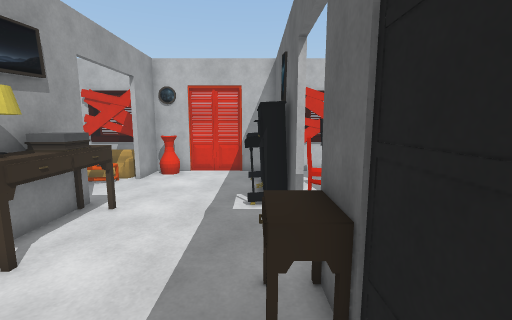
view 1 (above)

15 first-person views from a walk through a Unity game level. The camera is 1.5 m above the floor, tilts 8° down and sees 90° across. The floor is counted in squares, 0.54 m on a side. Each view is taken from the middle of a square. On the plan, view 1 faces up. The plan holds only what a view shows up to about 19 squares ahead; the rest is blank. The place goes on beyond the plan. The player is left out. Some surface patterns are stand-ins.

view 2
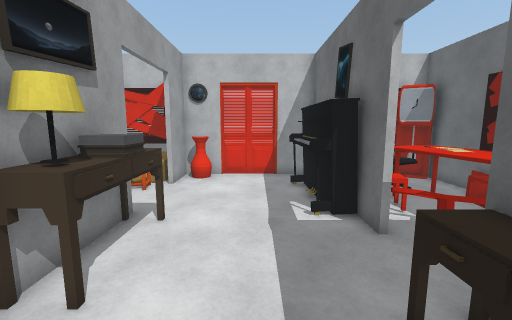

view 3
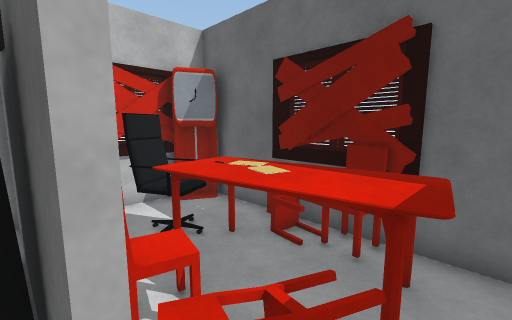

view 4
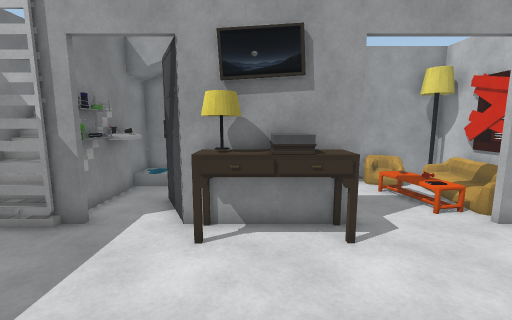

view 5
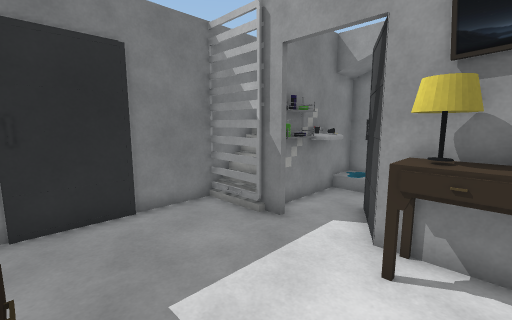

view 6
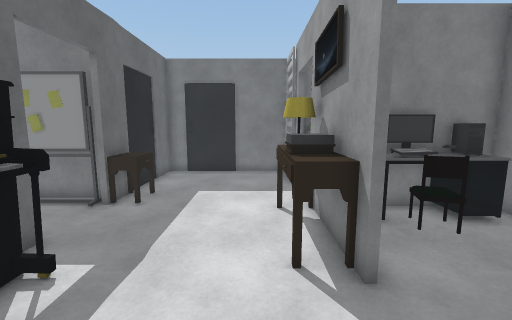

view 7
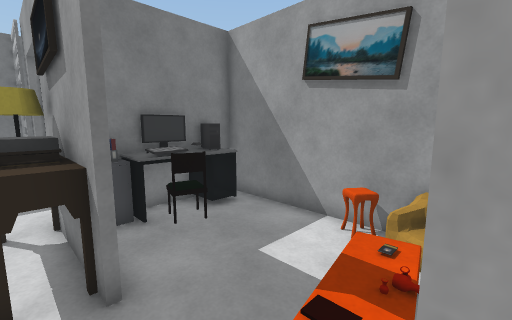

view 8
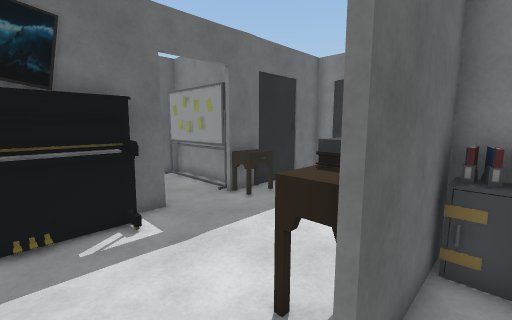

view 9
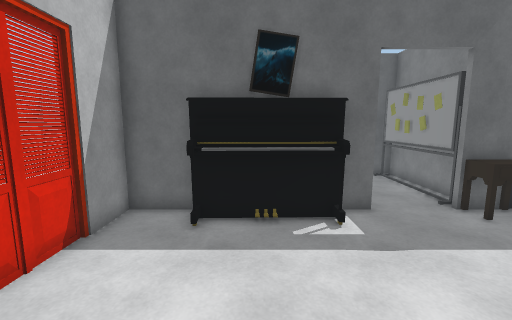

view 10
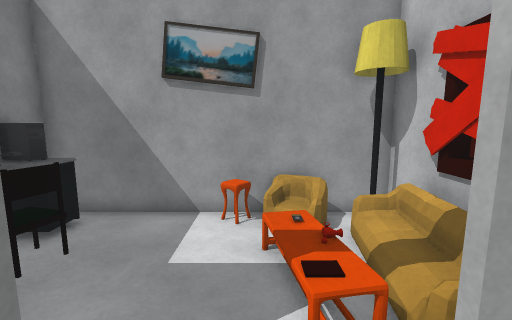

view 11
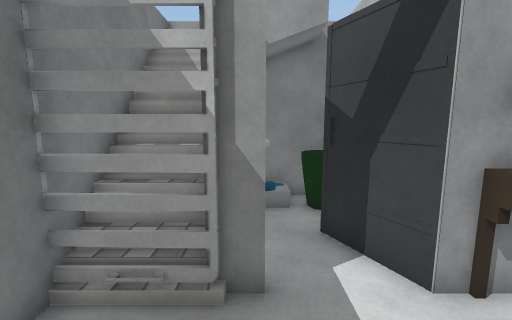

view 12
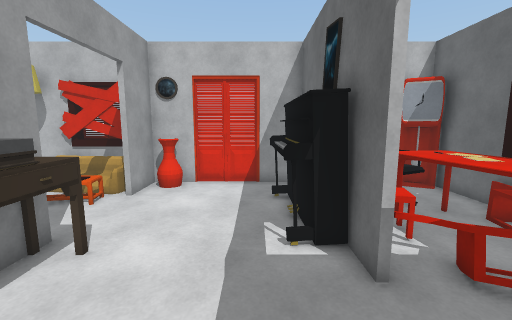

view 13
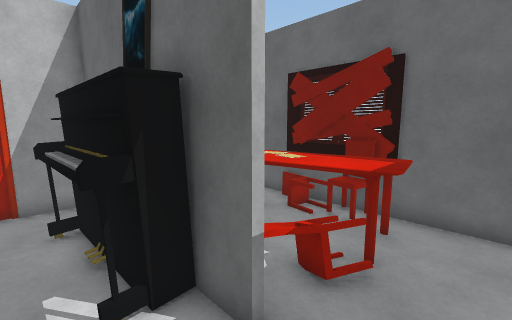

view 14
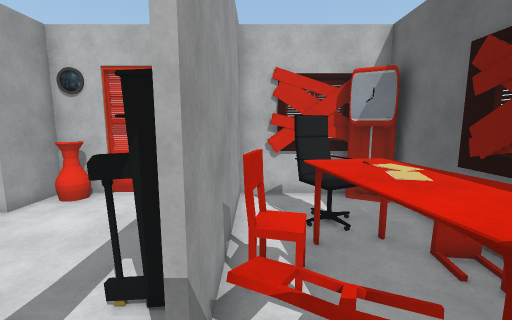

view 15
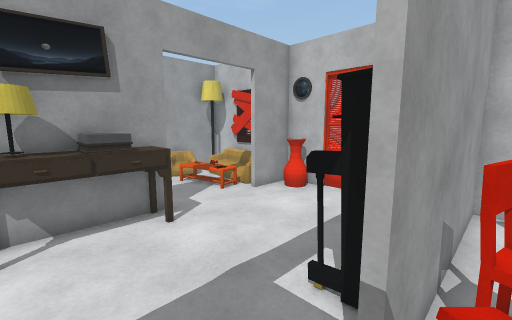

### Floor plan
Points are (right, up) in squares from view 1. A wall is a line through its corners. A room is listed if a view was taken in it or the views show most of it. See-through windows are left out.
Room 1 (views 1, 2, 3, 4, 5, 6, 7, 8, 9, 10, 11, 12, 13, 14, 15)
walls: (1.2, 7.1) (1.2, 8.5); (1.4, 8.5) (1.4, 7.1); (-5.9, 8.9) (-5.9, 3.9); (1.2, 12.4) (1.2, 15.2); (1.9, 3.5) (7.1, 3.5) (7.1, 14.5); (-0.9, 15.4) (-3.9, 15.4); (-5.9, 1.2) (-5.9, 0.1); (1.4, 15.2) (1.4, 12.4); (-5.9, 15.2) (-5.9, 12.8); (-5.7, 0.5) (-5.7, -2.2); (-7.1, 15.5) (-9.4, 15.5) (-9.4, 15); (7.4, 7.7) (7.4, 9.5); (-8.4, 15.2) (-11.9, 15.2) (-11.9, 4.5) (-6.1, 4.5) (-6.1, 8.9); (4.1, 15.5) (3.1, 15.5); (7.4, 10.4) (7.4, 10.9) (7, 10.9); (-8.8, 15.4) (-9.5, 15.4); (5.7, 15.2) (-1, 15.2); (5.6, 15.5) (5, 15.5); (-6.5, -2.2) (1.2, -2.2) (1.2, 3.6)
low walls: (-1.3, 15.2) (-2.1, 15.2); (-2.8, 15.2) (-3.6, 15.2)
ways out: opening at (-6, 2.5) to room 2
objects: sofa (-12, 12) to (-11, 13); other object (-11, 5); other object (-11, 6); other object (-11, 10) to (-11, 11); other object (-11, 14); monitor (-10, 5) to (-8, 5); other object (-10, 6); sofa (-10, 14); keyboard (-9, 6) to (-8, 6); other object (-9, 7) to (-8, 7); other object (-9, 12); sofa (-8, 14) to (-7, 14); other object (-7, 5); other object (-7, 6); other object (-5, 5) to (-5, 6); other object (-5, 7); other object (-5, 8); other object (-5, 14) to (-5, 15); other object (0, 3) to (1, 4); piano (0, 9) to (1, 13); whiteboard (2, 4) to (6, 4); other object (2, 7) to (3, 8); other object (2, 9) to (3, 10); other object (3, 10) to (6, 11); other object (3, 12) to (5, 13); other object (4, 6) to (6, 8); other object (4, 9) to (5, 9); other object (4, 11); other object (5, 10); other object (6, 8) to (6, 9); other object (6, 14)
Room 2 (no view inside)
walls: (-11.9, 3.6) (-11.9, 0.5) (-8.4, 0.5)
ways out: opening at (-6, 2.5) to room 1
objects: other object (-11, 3) to (-10, 3); other object (-10, 1); other object (-8, 3) to (-7, 3); other object (-7, 1)

Positions as (right, up) in squares from view 1, and headings:
1: (0, 0), facing up
2: (-2, 1), facing up
3: (1, 6), facing up-right
4: (1, 6), facing left
5: (0, 6), facing down-left
6: (-4, 13), facing down
7: (-5, 13), facing down-left
8: (-7, 11), facing down-right
9: (-7, 11), facing right
10: (-4, 11), facing left
11: (-2, 1), facing left
12: (-1, 3), facing up
13: (-1, 5), facing up-right
14: (2, 5), facing up
15: (2, 5), facing up-left
